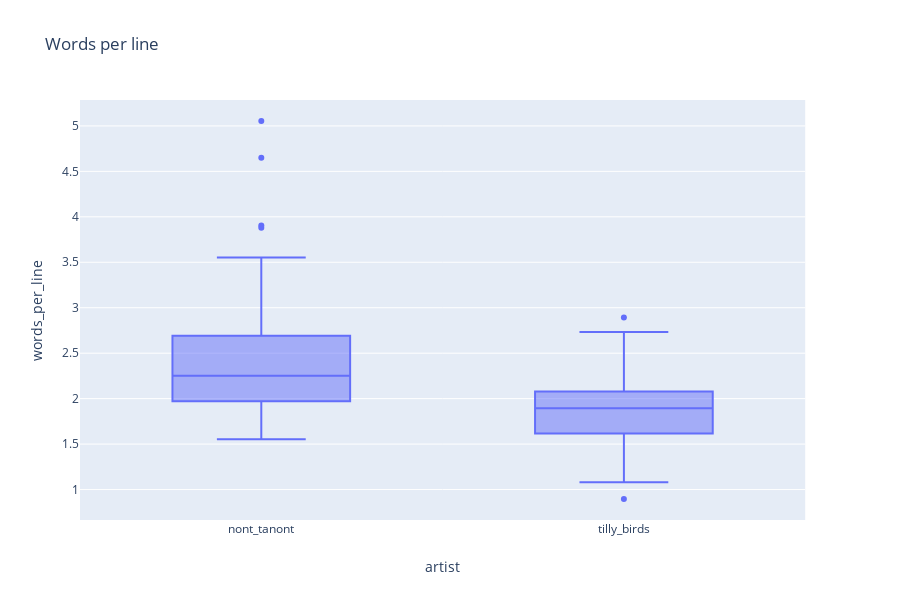

The cell this chart's notebook holds for it:
### Code cell
fig = px.box(song_filter_df, x='artist', y='words_per_line', title='Words per line')
fig.show()

### Figure 1 — Plotly figure (JSON) as saved in the notebook; plotly's stock layout.template omitted (floating-point values rounded to 4 significant figures)
{"data": [{"alignmentgroup": "True", "hoverlabel": {"namelength": 0}, "hovertemplate": "artist=%{x}<br>words_per_line=%{y}", "legendgroup": "", "marker": {"color": "#636efa"}, "name": "", "notched": false, "offsetgroup": "", "orientation": "v", "showlegend": false, "type": "box", "x": ["nont_tanont", "nont_tanont", "nont_tanont", "nont_tanont", "nont_tanont", "nont_tanont", "nont_tanont", "nont_tanont", "nont_tanont", "nont_tanont", "nont_tanont", "nont_tanont", "nont_tanont", "nont_tanont", "nont_tanont", "nont_tanont", "nont_tanont", "nont_tanont", "nont_tanont", "nont_tanont", "nont_tanont", "nont_tanont", "nont_tanont", "nont_tanont", "nont_tanont", "nont_tanont", "nont_tanont", "nont_tanont", "nont_tanont", "nont_tanont", "nont_tanont", "nont_tanont", "nont_tanont", "nont_tanont", "nont_tanont", "nont_tanont", "tilly_birds", "tilly_birds", "tilly_birds", "tilly_birds", "tilly_birds", "tilly_birds", "tilly_birds", "tilly_birds", "tilly_birds", "tilly_birds", "tilly_birds", "tilly_birds", "tilly_birds", "tilly_birds", "tilly_birds", "tilly_birds", "tilly_birds", "tilly_birds", "tilly_birds", "tilly_birds", "tilly_birds", "tilly_birds", "tilly_birds", "tilly_birds", "tilly_birds", "tilly_birds", "tilly_birds", "tilly_birds"], "x0": " ", "xaxis": "x", "y": [2.093, 2.341, 5.054, 2.169, 2.769, 2.471, 3.552, 2.286, 2.298, 2.033, 4.65, 2.757, 2.368, 2.231, 2, 2.25, 2.417, 1.931, 2.444, 1.943, 1.892, 1.895, 3.879, 1.686, 2.629, 1.553, 2.2, 2.094, 1.743, 2.186, 3.033, 3.318, 1.87, 2.254, 3.903, 1.853, 1.682, 2.028, 2.128, 1.967, 1.872, 1.319, 1.904, 0.8961, 1.731, 2.732, 1.771, 1.098, 2.147, 2.216, 1.557, 1.884, 1.663, 2.367, 1.947, 1.939, 1.571, 1.93, 1.941, 1.08, 1.569, 2.419, 2.891, 1.807], "y0": " ", "yaxis": "y"}], "layout": {"boxmode": "group", "height": 600, "legend": {"tracegroupgap": 0}, "title": {"text": "Words per line"}, "xaxis": {"anchor": "y", "domain": [0, 0.98], "title": {"text": "artist"}}, "yaxis": {"anchor": "x", "domain": [0, 1], "title": {"text": "words_per_line"}}}}
